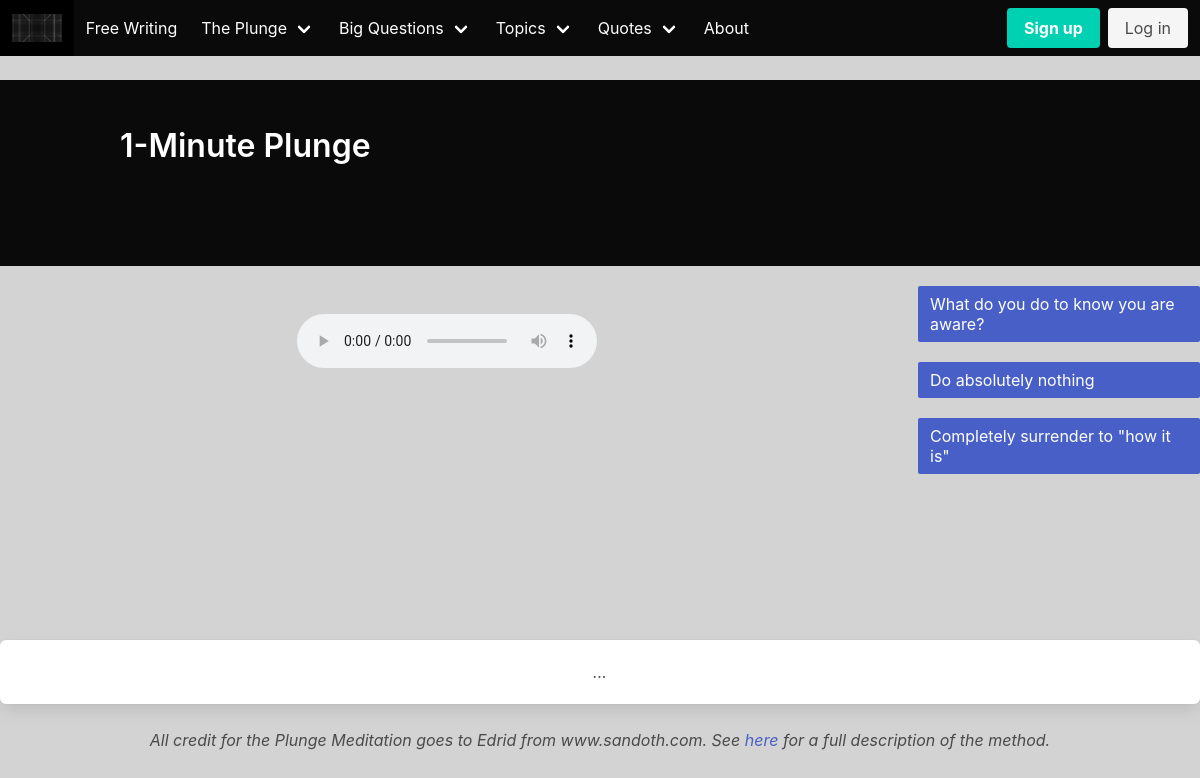
The page /plunge1 on the database its author committed.
### entries/models.py (models this page shows, shortened)
class Plunge(models.Model):
    text = models.CharField(max_length = 200)
    comment = models.TextField(max_length = 2000, null = True)
    id = models.AutoField(primary_key=True)

### entries/views.py (the view)
# urls.py: path('plunge1', views.plunge1, name= 'plunge1'),
def plunge1(request):
    context = common(request)
    return render(request, 'plunges/plunge1.html', context)

### entries/views.py (called while the page is built)
def common(request):
    form = EntryForm()
    topics = Topic.objects.all()
    questions = Question.objects.all()
    quotes = Quote.objects.all()
    shadows = Shadow.objects.all()
    plunges = Plunge.objects.all()
    context = {'form' : form, 'questions': questions, 'quotes': quotes,
               'topics': topics, 'shadows': shadows, 'plunges': plunges }
    return context

### entries/templates/plunges/plunge1.html (shortened to what this page needs)
<!DOCTYPE html>
{% extends 'main/template.html' %}
{% block title %}
    1-Minute Plunge
{% endblock %}
{% block content %}
    <div class="columns ">
        <div class="column" >
            <section class="section">
                 <center>
                 <audio controls>
                    {% load static %}
                    <source src="{% static "audio/1-minute-timer.mp3" %}" type="audio/mpeg">
                </audio>
                </center>
            </section>
        </div>
        <div class="column is-one-quarter " >
            <aside class="menu" style="overflow-y:scroll; height:350px;">
                <ul class="menu-list " >
	                {% for item in plunges %}
	                        <br>
	                        <li><a class="is-active" href="/plunge1/{{item.id}}" >{{ item.text }}</a></li>
	                {% endfor %}
                </ul>
            </aside>
        </div>
    </div>
    {% block comment %}
        <div class="box">
	        <center><i> ... </i></center>
	    </div>
    {% endblock %}
    <p> <i> <center> All credit for the Plunge Meditation goes to Edrid from www.sandoth.com.
                             See <a href={% url 'about_plunge' %}>here</a> for a full description of the method.</center> </i> </p>
{% endblock %}

### entries/templates/main/template.html (style rules this page uses)
body, html { height: 100%; overflow-x: hidden; overflow-y: auto; }

### rows shown on the page
Plunge: text "What do you do to know you are aware?"
Plunge: text "Do absolutely nothing"
Plunge: text "Completely surrender to \"how it is\""
